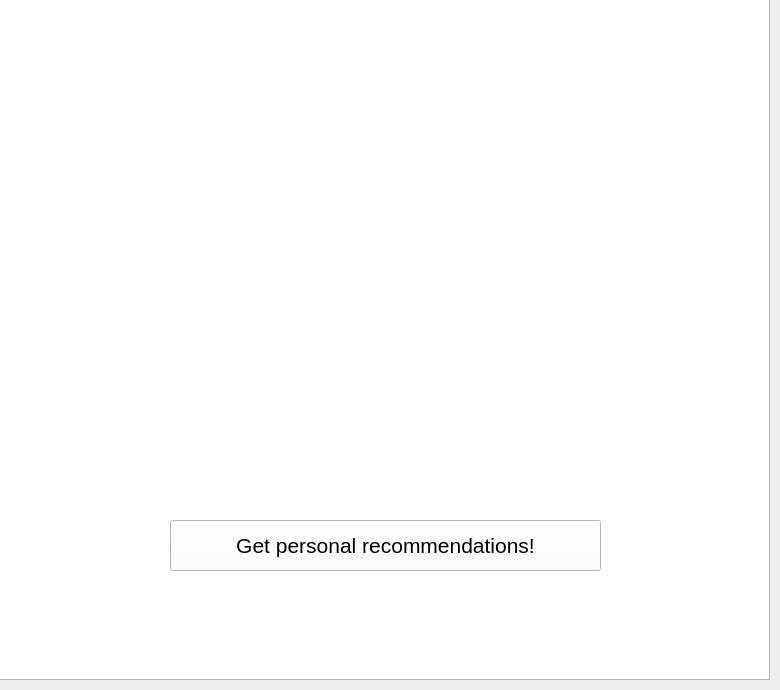
       <widget class="QWidget" name="page">
        <widget class="QPushButton" name="pushButton_getRec">
         <property name="geometry">
          <rect>
           <x>170</x>
           <y>520</y>
           <width>431</width>
           <height>51</height>
          </rect>
         </property>
         <property name="font">
          <font>
           <family>Arial</family>
           <pointsize>16</pointsize>
          </font>
         </property>
         <property name="styleSheet">
          <string notr="true">background-color: rgb(255, 255, 255);</string>
         </property>
         <property name="text">
          <string>Get personal recommendations!</string>
         </property>
        </widget>
        <widget class="QLabel" name="label_hello">
         <property name="geometry">
          <rect>
           <x>210</x>
           <y>140</y>
           <width>331</width>
           <height>131</height>
          </rect>
         </property>
         <property name="font">
          <font>
           <family>Arial</family>
           <pointsize>44</pointsize>
           <weight>75</weight>
           <italic>false</italic>
           <bold>true</bold>
           <underline>false</underline>
          </font>
         </property>
         <property name="styleSheet">
          <string notr="true">background:transparent;
color: rgb(255, 255, 255);</string>
         </property>
         <property name="text">
          <string>Hello, user</string>
         </property>
         <property name="scaledContents">
          <bool>true</bool>
         </property>
         <property name="alignment">
          <set>Qt::AlignCenter</set>
         </property>
        </widget>
        <widget class="QGraphicsView" name="graphicsView_background">
         <property name="geometry">
          <rect>
           <x>-1</x>
           <y>-1</y>
           <width>771</width>
           <height>681</height>
          </rect>
         </property>
         <property name="styleSheet">
          <string notr="true">background:url(:/newPrefix/digital-book.jpg)</string>
         </property>
        </widget>
        <zorder>graphicsView_background</zorder>
        <zorder>pushButton_getRec</zorder>
        <zorder>label_hello</zorder>
       </widget>
